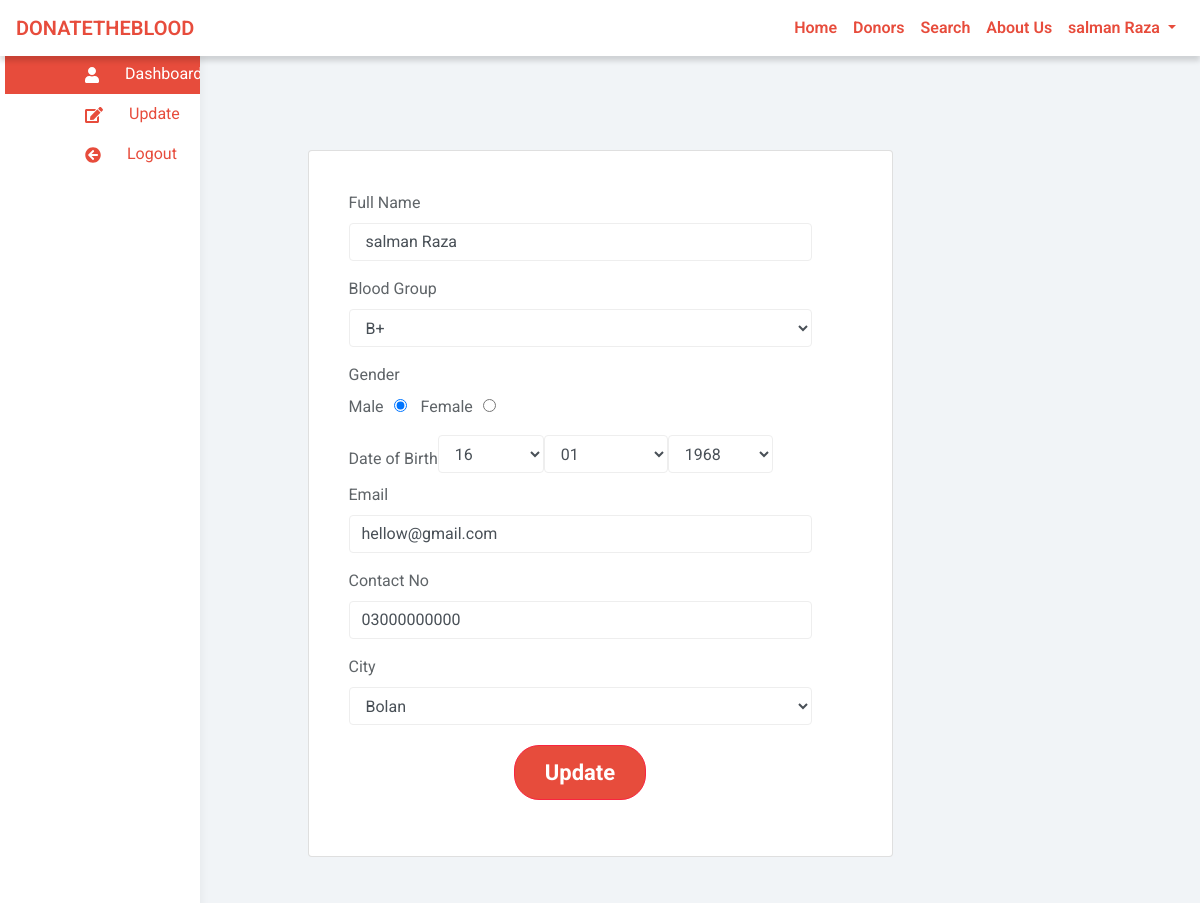
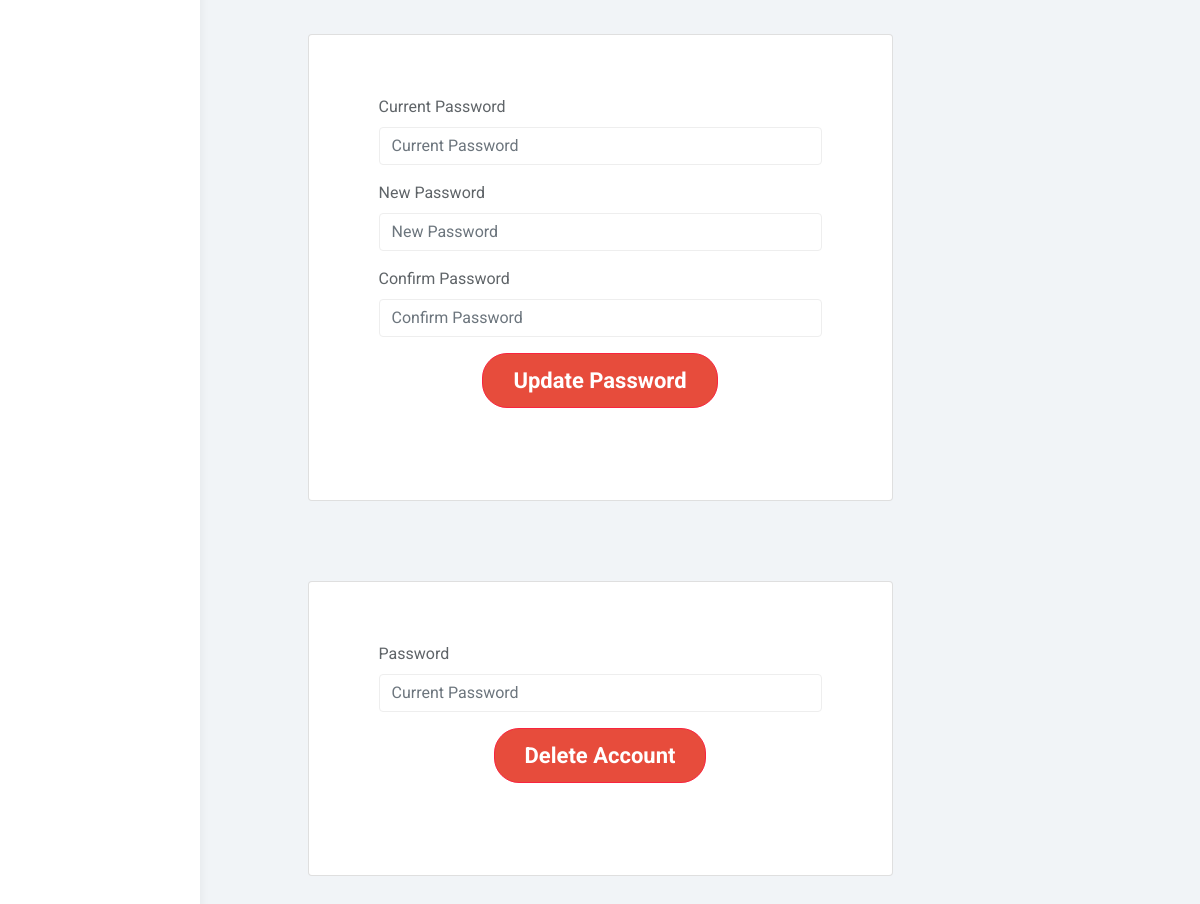
/user/update.php (signed in), run on the app's committed database (2 pictures, top to bottom).
### tables this page shows
CREATE TABLE IF NOT EXISTS `donor` (
  `id` int(11) NOT NULL AUTO_INCREMENT,
  `name` varchar(50) NOT NULL,
  `gender` varchar(10) NOT NULL,
  `email` varchar(50) NOT NULL,
  `city` varchar(50) NOT NULL,
  `dob` varchar(20) NOT NULL,
  `contact_no` varchar(16) NOT NULL,
  `save_life_date` varchar(20) NOT NULL,
  `password` varchar(100) NOT NULL,
  `blood_group` varchar(10) NOT NULL,
  PRIMARY KEY (`id`)
);

### user/update.php (the view, shortened to what this page needs)
<?php
include 'include/header.php';
if (isset($_SESSION['user_id']) && !empty($_SESSION['user_id'])) {
	$sql = "SELECT * FROM `donor` WHERE `id` =" . $_SESSION['user_id'];
	$result = mysqli_query($con, $sql);
	if (mysqli_num_rows($result) > 0) {
		while ($row = mysqli_fetch_assoc($result)) {
			$name = $row['name'];
			$blood_group = $row['blood_group'];
			$gender = $row['gender'];
			$email = $row['email'];
			$contact_no = $row['contact_no'];
			$city = $row['city'];
			$dob = $row['dob'];
			$date = explode("-", $dob);
		}
	}
				?>
                    <?php
	include 'include/sidebar.php';
	?>
<div class="container" style="padding: 60px 0;">
    <div class="row">
        <div class=" card col-md-6 offset-md-3">
            <div class="panel panel-default" style="padding: 20px;">
                <form class="form-group" action="" method="post">
                    <div class="form-group">
                        <label for="fullname">Full Name</label>
                        <input type="text" name="name" id="fullname" placeholder="Full Name" required pattern="[A-Za-z/\s]+" title="Only lower and upper case and space" class="form-control" value=" <?php if (isset($name)) {
		echo ltrim($name);
	}
	?>">
                    </div>
                    <div class="form-group">
                        <label for="name">Blood Group</label><br>
                        <select class="form-control demo-default" id="blood_group" name="blood_group" required>
                            <?php if (isset($blood_group)) {
		echo '<option selected value="' . $blood_group . '">' . $blood_group . '</option>';
	}
	?>
                        </select>
                    </div>
                    <div class="form-group">
                        <label for="gender">Gender</label><br>
                        Male<input type="radio" name="gender" id="gender" value="Male" style="margin-left:10px; margin-right:10px;" checked>
                        Female<input type="radio" name="gender" id="gender" value="Female" style="margin-left:10px;" <?php if (isset($gender)) {if ($gender == 'Female') {echo 'checked';}}?>>
                    </div>
                    <div class="form-inline">
                        <label for="name">Date of Birth</label><br>
                        <select class="form-control demo-default" id="day" name="day" style="margin-bottom:10px;" required>
                            <?php if (isset($date[2])) {
		echo '<option selected value="' . $date[2] . '">' . $date[2] . '</option>';
	}
	?>
                        </select>
                        <select class="form-control demo-default" name="month" id="month" style="margin-bottom:10px;" required>
                            <?php if (isset($date[1])) {
		echo '<option selected value="' . $date[1] . '">' . $date[1] . '</option>';
	}
	?>
                        </select>
                        <select class="form-control demo-default" id="year" name="year" style="margin-bottom:10px;" required>
                            <?php if (isset($date[0])) {
		echo '<option selected value="' . $date[0] . '">' . $date[0] . '</option>';
	}
	?>
                        </select>
                    </div>
                    <div class="form-group">
                        <label for="fullname">Email</label>
                        <input type="text" name="email" id="email" placeholder="Email" pattern="[a-z0-9._%+-]+@[a-z0-9.-]+\.[a-z]{2,4}$" title="Please write correct email" class="form-control" value="<?php if (isset($email)) {
		echo $email;
	}
	?>">
                    </div>
                    <div class="form-group">
                        <label for="contact_no">Contact No</label>
                        <input type="text" name="contact_no" placeholder="03********" class="form-control" required pattern="^\d{11}$" title="11 numeric characters only" maxlength="11 " value="<?php if (isset($contact_no)) {
		echo $contact_no;
	}
	?>">
                    </div>
                    <div class="form-group">
                        <label for="city">City</label>
                        <select name="city" id="city" class="form-control demo-default" required>
                            <?php if (isset($city)) {
		echo '<option selected value="' . $city . '">' . $city . '</option>';
	}
	?>
                        </select>
                    </div>
                    <div class="form-group">
                        <button id="update" name="update" type="submit" class="btn btn-lg btn-danger center-aligned" style="margin-top: 20px;">Update</button>
                    </div>
                </form>
            </div>
        </div>
        <div class="card col-md-6 offset-md-3">
            <div class="panel panel-default" style="padding: 20px;">
                <form action="" method="post" class="form-group form-container">
                    <div class="form-group">
                        <label for="oldpassword">Current Password</label>
                        <input type="password" required name="old_password" placeholder="Current Password" class="form-control">
                    </div>
                    <div class="form-group">
                        <label for="newpassword">New Password</label>
                        <input type="password" required name="new_password" placeholder="New Password" class="form-control">
                    </div>
                    <div class="form-group">
                        <label for="c_password">Confirm Password</label>
                        <input type="password" required name="c_password" placeholder="Confirm Password" class="form-control">
                    </div>
                    <div class="form-group">
                        <button class="btn btn-lg btn-danger center-aligned" type="submit" name="update_pass">Update Password</button>
                    </div>
                </form>
            </div>
        </div>
        <div class="card col-md-6 offset-md-3">
            <div class="panel panel-default" style="padding: 20px;">
                <form action="" method="post" class="form-group form-container">
                    <div class="form-group">
                        <label for="oldpassword">Password</label>
                        <input type="password" required name="account_password" placeholder="Current Password" class="form-control">
                    </div>
                    <div class="form-group">
                        <button class="btn btn-lg btn-danger center-aligned" type="submit" name="delete_account">Delete Account</button>
                    </div>
                </form>
            </div>
        </div>
    </div>
</div>
<?php
} else {
	header("Location: ../index.php");
}
include 'include/footer.php';
?>

### css/custom.css (style rules this page uses)
@media (min-width: 768px) { .form-group { text-align: center; } }
.form-group { padding-right: 20px; }
.btn-danger { background-color: #e74c3c; border-radius: 25px; padding: 10px 30px; font-size: 22px; font-weight: 700; }
.center-aligned { display: table; margin: 0 auto; }
.card { width: 350px; padding: 20px; margin-top: 40px; margin-bottom: 40px; }

### css/styles.css (style rules this page uses)
.form-control { border: 1px solid #eee; box-shadow: none; }
.btn-danger, .btn-danger:hover, .btn-danger:focus, .btn-danger:active, .btn-danger.active, .open > .dropdown-toggle.btn-danger, .btn-danger.disabled, .btn-danger[disabled], fieldset[disabled] .btn-danger, .btn-danger.disabled:hover, .btn-danger[disabled]:hover, fieldset[disabled] .btn-danger:hover, .btn-danger.disabled:focus, .btn-danger[disabled]:focus, fieldset[disabled] .btn-danger:focus, .btn-danger.disabled:active, .btn-danger[disabled]:active, fieldset[disabled] .btn-danger:active, .btn-danger.disabled.active, .btn-danger[disabled].active, fieldset[disabled] .btn-danger.active { background-color: #f9243f; border-color: #f9243f; }
.panel { border: 0; }
.btn-danger { background-color: #e74c3c; border-radius: 25px; padding: 10px 30px; font-size: 22px; font-weight: 700; }
.center-aligned { display: table; margin: 0 auto; }

### user/update.php (style rules this page uses)
.form-group { text-align: left; }
.form-container { padding: 20px 10px 20px 30px; }

### data on the page
donor: name "salman Raza", blood_group "B+", day "16", month "01", year "1968", email "hellow@gmail.com", contact_no "03000000000", city "Bolan"

### other printed values
$_SESSION['name'] "salman Raza"
